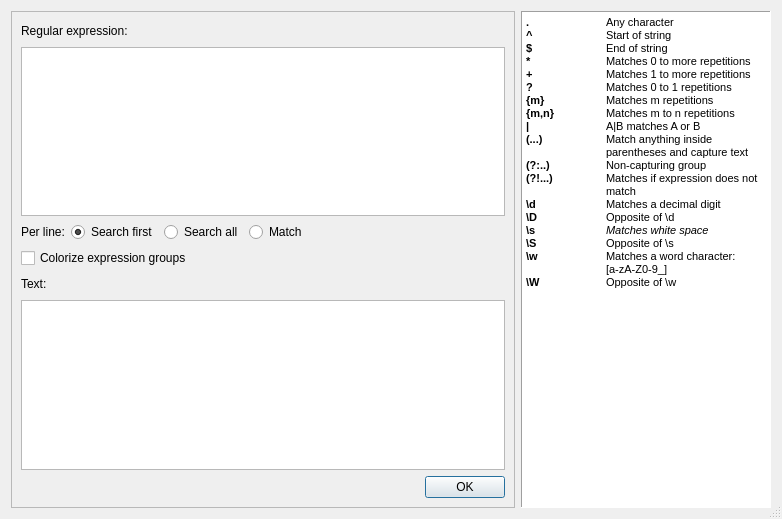
<?xml version="1.0" encoding="UTF-8"?>
<ui version="4.0">
 <class>RegExTesterDlg</class>
 <widget class="QDialog" name="RegExTesterDlg">
  <property name="geometry">
   <rect>
    <x>0</x>
    <y>0</y>
    <width>782</width>
    <height>519</height>
   </rect>
  </property>
  <property name="windowTitle">
   <string>Regular expression tester</string>
  </property>
  <property name="sizeGripEnabled">
   <bool>true</bool>
  </property>
  <layout class="QHBoxLayout" name="horizontalLayout_6">
   <item>
    <widget class="QFrame" name="frameReTester">
     <property name="frameShape">
      <enum>QFrame::StyledPanel</enum>
     </property>
     <property name="frameShadow">
      <enum>QFrame::Raised</enum>
     </property>
     <layout class="QVBoxLayout" name="verticalLayout">
      <item>
       <layout class="QHBoxLayout" name="horizontalLayout_2">
        <item>
         <widget class="QLabel" name="labelExpr">
          <property name="text">
           <string>Regular expression:</string>
          </property>
         </widget>
        </item>
        <item>
         <spacer name="horizontalSpacer_2">
          <property name="orientation">
           <enum>Qt::Horizontal</enum>
          </property>
          <property name="sizeHint" stdset="0">
           <size>
            <width>40</width>
            <height>20</height>
           </size>
          </property>
         </spacer>
        </item>
       </layout>
      </item>
      <item>
       <widget class="QTextEdit" name="textEditExpr"/>
      </item>
      <item>
       <layout class="QHBoxLayout" name="horizontalLayout_4">
        <item>
         <widget class="QLabel" name="label">
          <property name="text">
           <string>Per line:</string>
          </property>
         </widget>
        </item>
        <item>
         <widget class="QRadioButton" name="radioButtonSearch">
          <property name="text">
           <string>Search first</string>
          </property>
          <property name="checked">
           <bool>true</bool>
          </property>
         </widget>
        </item>
        <item>
         <widget class="QRadioButton" name="radioButtonSearchAll">
          <property name="text">
           <string>Search all</string>
          </property>
         </widget>
        </item>
        <item>
         <widget class="QRadioButton" name="radioButtonMatch">
          <property name="text">
           <string>Match</string>
          </property>
         </widget>
        </item>
        <item>
         <spacer name="horizontalSpacer_4">
          <property name="orientation">
           <enum>Qt::Horizontal</enum>
          </property>
          <property name="sizeHint" stdset="0">
           <size>
            <width>40</width>
            <height>20</height>
           </size>
          </property>
         </spacer>
        </item>
       </layout>
      </item>
      <item>
       <layout class="QHBoxLayout" name="horizontalLayout_5">
        <item>
         <widget class="QCheckBox" name="checkBoxColorizeGroups">
          <property name="text">
           <string>Colorize expression groups</string>
          </property>
         </widget>
        </item>
        <item>
         <spacer name="horizontalSpacer_5">
          <property name="orientation">
           <enum>Qt::Horizontal</enum>
          </property>
          <property name="sizeHint" stdset="0">
           <size>
            <width>40</width>
            <height>20</height>
           </size>
          </property>
         </spacer>
        </item>
       </layout>
      </item>
      <item>
       <layout class="QHBoxLayout" name="horizontalLayout_3">
        <item>
         <widget class="QLabel" name="labelText">
          <property name="text">
           <string>Text:</string>
          </property>
         </widget>
        </item>
        <item>
         <spacer name="horizontalSpacer_3">
          <property name="orientation">
           <enum>Qt::Horizontal</enum>
          </property>
          <property name="sizeHint" stdset="0">
           <size>
            <width>40</width>
            <height>20</height>
           </size>
          </property>
         </spacer>
        </item>
       </layout>
      </item>
      <item>
       <widget class="QTextEdit" name="textEditText">
        <property name="lineWrapMode">
         <enum>QTextEdit::NoWrap</enum>
        </property>
       </widget>
      </item>
      <item>
       <layout class="QHBoxLayout" name="horizontalLayout">
        <item>
         <spacer name="horizontalSpacer">
          <property name="orientation">
           <enum>Qt::Horizontal</enum>
          </property>
          <property name="sizeHint" stdset="0">
           <size>
            <width>208</width>
            <height>20</height>
           </size>
          </property>
         </spacer>
        </item>
        <item>
         <widget class="QPushButton" name="pushButtonOK">
          <property name="text">
           <string>OK</string>
          </property>
         </widget>
        </item>
       </layout>
      </item>
     </layout>
    </widget>
   </item>
   <item>
    <widget class="QTextEdit" name="textEditReHelp">
     <property name="maximumSize">
      <size>
       <width>250</width>
       <height>16777215</height>
      </size>
     </property>
     <property name="frameShape">
      <enum>QFrame::Panel</enum>
     </property>
     <property name="frameShadow">
      <enum>QFrame::Sunken</enum>
     </property>
     <property name="readOnly">
      <bool>true</bool>
     </property>
     <property name="html">
      <string>&lt;!DOCTYPE HTML PUBLIC &quot;-//W3C//DTD HTML 4.0//EN&quot; &quot;http://www.w3.org/TR/REC-html40/strict.dtd&quot;&gt;
&lt;html&gt;&lt;head&gt;&lt;meta name=&quot;qrichtext&quot; content=&quot;1&quot; /&gt;&lt;style type=&quot;text/css&quot;&gt;
p, li { white-space: pre-wrap; }
&lt;/style&gt;&lt;/head&gt;&lt;body style=&quot; font-family:'MS Shell Dlg 2'; font-size:8.25pt; font-weight:400; font-style:normal;&quot;&gt;
&lt;p style=&quot; margin-top:0px; margin-bottom:0px; margin-left:0px; margin-right:0px; -qt-block-indent:0; text-indent:0px;&quot;&gt;&lt;span style=&quot; font-family:'MS Shell Dlg 2'; font-weight:600;&quot;&gt;.	&lt;/span&gt;&lt;span style=&quot; font-family:'MS Shell Dlg 2';&quot;&gt;Any character&lt;/span&gt;&lt;/p&gt;
&lt;p style=&quot; margin-top:0px; margin-bottom:0px; margin-left:0px; margin-right:0px; -qt-block-indent:0; text-indent:0px;&quot;&gt;&lt;span style=&quot; font-family:'MS Shell Dlg 2'; font-weight:600;&quot;&gt;^	&lt;/span&gt;&lt;span style=&quot; font-family:'MS Shell Dlg 2';&quot;&gt;Start of string&lt;/span&gt;&lt;/p&gt;
&lt;p style=&quot; margin-top:0px; margin-bottom:0px; margin-left:0px; margin-right:0px; -qt-block-indent:0; text-indent:0px;&quot;&gt;&lt;span style=&quot; font-family:'MS Shell Dlg 2'; font-weight:600;&quot;&gt;$&lt;/span&gt;&lt;span style=&quot; font-family:'MS Shell Dlg 2';&quot;&gt;	End of string&lt;/span&gt;&lt;/p&gt;
&lt;p style=&quot; margin-top:0px; margin-bottom:0px; margin-left:0px; margin-right:0px; -qt-block-indent:0; text-indent:0px;&quot;&gt;&lt;span style=&quot; font-family:'MS Shell Dlg 2'; font-weight:600;&quot;&gt;*&lt;/span&gt;&lt;span style=&quot; font-family:'MS Shell Dlg 2';&quot;&gt;	Matches 0 to more repetitions&lt;/span&gt;&lt;/p&gt;
&lt;p style=&quot; margin-top:0px; margin-bottom:0px; margin-left:0px; margin-right:0px; -qt-block-indent:0; text-indent:0px;&quot;&gt;&lt;span style=&quot; font-family:'MS Shell Dlg 2'; font-weight:600;&quot;&gt;+&lt;/span&gt;&lt;span style=&quot; font-family:'MS Shell Dlg 2';&quot;&gt;	Matches 1 to more repetitions&lt;/span&gt;&lt;/p&gt;
&lt;p style=&quot; margin-top:0px; margin-bottom:0px; margin-left:0px; margin-right:0px; -qt-block-indent:0; text-indent:0px;&quot;&gt;&lt;span style=&quot; font-family:'MS Shell Dlg 2'; font-weight:600;&quot;&gt;?&lt;/span&gt;&lt;span style=&quot; font-family:'MS Shell Dlg 2';&quot;&gt;	Matches 0 to 1 repetitions&lt;/span&gt;&lt;/p&gt;
&lt;p style=&quot; margin-top:0px; margin-bottom:0px; margin-left:0px; margin-right:0px; -qt-block-indent:0; text-indent:0px;&quot;&gt;&lt;span style=&quot; font-family:'MS Shell Dlg 2'; font-weight:600;&quot;&gt;{m}&lt;/span&gt;&lt;span style=&quot; font-family:'MS Shell Dlg 2';&quot;&gt;	Matches m repetitions&lt;/span&gt;&lt;/p&gt;
&lt;p style=&quot; margin-top:0px; margin-bottom:0px; margin-left:0px; margin-right:0px; -qt-block-indent:0; text-indent:0px;&quot;&gt;&lt;span style=&quot; font-family:'MS Shell Dlg 2'; font-weight:600;&quot;&gt;{m,n}&lt;/span&gt;&lt;span style=&quot; font-family:'MS Shell Dlg 2';&quot;&gt;	Matches m to n repetitions&lt;/span&gt;&lt;/p&gt;
&lt;p style=&quot; margin-top:0px; margin-bottom:0px; margin-left:0px; margin-right:0px; -qt-block-indent:0; text-indent:0px;&quot;&gt;&lt;span style=&quot; font-family:'MS Shell Dlg 2'; font-weight:600;&quot;&gt;|	&lt;/span&gt;&lt;span style=&quot; font-family:'MS Shell Dlg 2';&quot;&gt;A|B matches A or B&lt;/span&gt;&lt;/p&gt;
&lt;p style=&quot; margin-top:0px; margin-bottom:0px; margin-left:0px; margin-right:0px; -qt-block-indent:0; text-indent:0px;&quot;&gt;&lt;span style=&quot; font-family:'MS Shell Dlg 2'; font-weight:600;&quot;&gt;(...)	&lt;/span&gt;&lt;span style=&quot; font-family:'MS Shell Dlg 2';&quot;&gt;Match anything inside &lt;/span&gt;&lt;/p&gt;
&lt;p style=&quot; margin-top:0px; margin-bottom:0px; margin-left:0px; margin-right:0px; -qt-block-indent:0; text-indent:0px;&quot;&gt;&lt;span style=&quot; font-family:'MS Shell Dlg 2';&quot;&gt;	parentheses and capture text&lt;/span&gt;&lt;/p&gt;
&lt;p style=&quot; margin-top:0px; margin-bottom:0px; margin-left:0px; margin-right:0px; -qt-block-indent:0; text-indent:0px;&quot;&gt;&lt;span style=&quot; font-family:'MS Shell Dlg 2'; font-weight:600;&quot;&gt;(?:..)	&lt;/span&gt;&lt;span style=&quot; font-family:'MS Shell Dlg 2';&quot;&gt;Non-capturing group&lt;/span&gt;&lt;/p&gt;
&lt;p style=&quot; margin-top:0px; margin-bottom:0px; margin-left:0px; margin-right:0px; -qt-block-indent:0; text-indent:0px;&quot;&gt;&lt;span style=&quot; font-family:'MS Shell Dlg 2'; font-weight:600;&quot;&gt;(?!...)	&lt;/span&gt;&lt;span style=&quot; font-family:'MS Shell Dlg 2';&quot;&gt;Matches if expression does not&lt;/span&gt;&lt;/p&gt;
&lt;p style=&quot; margin-top:0px; margin-bottom:0px; margin-left:0px; margin-right:0px; -qt-block-indent:0; text-indent:0px;&quot;&gt;&lt;span style=&quot; font-family:'MS Shell Dlg 2';&quot;&gt;	match&lt;/span&gt;&lt;/p&gt;
&lt;p style=&quot; margin-top:0px; margin-bottom:0px; margin-left:0px; margin-right:0px; -qt-block-indent:0; text-indent:0px;&quot;&gt;&lt;span style=&quot; font-family:'MS Shell Dlg 2'; font-weight:600;&quot;&gt;\d&lt;/span&gt;&lt;span style=&quot; font-family:'MS Shell Dlg 2';&quot;&gt;	Matches a decimal digit&lt;/span&gt;&lt;/p&gt;
&lt;p style=&quot; margin-top:0px; margin-bottom:0px; margin-left:0px; margin-right:0px; -qt-block-indent:0; text-indent:0px;&quot;&gt;&lt;span style=&quot; font-family:'MS Shell Dlg 2'; font-weight:600;&quot;&gt;\D	&lt;/span&gt;&lt;span style=&quot; font-family:'MS Shell Dlg 2';&quot;&gt;Opposite of \d&lt;/span&gt;&lt;/p&gt;
&lt;p style=&quot; margin-top:0px; margin-bottom:0px; margin-left:0px; margin-right:0px; -qt-block-indent:0; text-indent:0px;&quot;&gt;&lt;span style=&quot; font-family:'MS Shell Dlg 2'; font-weight:600;&quot;&gt;\s	&lt;/span&gt;&lt;span style=&quot; font-family:'MS Shell Dlg 2'; font-style:italic;&quot;&gt;Matches white space&lt;/span&gt;&lt;/p&gt;
&lt;p style=&quot; margin-top:0px; margin-bottom:0px; margin-left:0px; margin-right:0px; -qt-block-indent:0; text-indent:0px;&quot;&gt;&lt;span style=&quot; font-family:'MS Shell Dlg 2'; font-weight:600;&quot;&gt;\S	&lt;/span&gt;&lt;span style=&quot; font-family:'MS Shell Dlg 2';&quot;&gt;Opposite of \s&lt;/span&gt;&lt;/p&gt;
&lt;p style=&quot; margin-top:0px; margin-bottom:0px; margin-left:0px; margin-right:0px; -qt-block-indent:0; text-indent:0px;&quot;&gt;&lt;span style=&quot; font-family:'MS Shell Dlg 2'; font-weight:600;&quot;&gt;\w	&lt;/span&gt;&lt;span style=&quot; font-family:'MS Shell Dlg 2';&quot;&gt;Matches a word character: &lt;/span&gt;&lt;/p&gt;
&lt;p style=&quot; margin-top:0px; margin-bottom:0px; margin-left:0px; margin-right:0px; -qt-block-indent:0; text-indent:0px;&quot;&gt;&lt;span style=&quot; font-family:'Courier New'; font-size:8pt;&quot;&gt;	[a-zA-Z0-9_]&lt;/span&gt;&lt;/p&gt;
&lt;p style=&quot; margin-top:0px; margin-bottom:0px; margin-left:0px; margin-right:0px; -qt-block-indent:0; text-indent:0px;&quot;&gt;&lt;span style=&quot; font-family:'MS Shell Dlg 2'; font-weight:600;&quot;&gt;\W	&lt;/span&gt;&lt;span style=&quot; font-family:'MS Shell Dlg 2';&quot;&gt;Opposite of \w&lt;/span&gt;&lt;/p&gt;&lt;/body&gt;&lt;/html&gt;</string>
     </property>
    </widget>
   </item>
  </layout>
 </widget>
 <resources/>
 <connections>
  <connection>
   <sender>textEditExpr</sender>
   <signal>textChanged()</signal>
   <receiver>RegExTesterDlg</receiver>
   <slot>exprTextChanged()</slot>
   <hints>
    <hint type="sourcelabel">
     <x>271</x>
     <y>85</y>
    </hint>
    <hint type="destinationlabel">
     <x>265</x>
     <y>248</y>
    </hint>
   </hints>
  </connection>
  <connection>
   <sender>pushButtonOK</sender>
   <signal>clicked()</signal>
   <receiver>RegExTesterDlg</receiver>
   <slot>accept()</slot>
   <hints>
    <hint type="sourcelabel">
     <x>484</x>
     <y>491</y>
    </hint>
    <hint type="destinationlabel">
     <x>271</x>
     <y>258</y>
    </hint>
   </hints>
  </connection>
  <connection>
   <sender>radioButtonMatch</sender>
   <signal>clicked()</signal>
   <receiver>RegExTesterDlg</receiver>
   <slot>setModeMatch()</slot>
   <hints>
    <hint type="sourcelabel">
     <x>388</x>
     <y>144</y>
    </hint>
    <hint type="destinationlabel">
     <x>236</x>
     <y>196</y>
    </hint>
   </hints>
  </connection>
  <connection>
   <sender>radioButtonSearch</sender>
   <signal>clicked()</signal>
   <receiver>RegExTesterDlg</receiver>
   <slot>setModeSearchFirst()</slot>
   <hints>
    <hint type="sourcelabel">
     <x>84</x>
     <y>144</y>
    </hint>
    <hint type="destinationlabel">
     <x>236</x>
     <y>196</y>
    </hint>
   </hints>
  </connection>
  <connection>
   <sender>radioButtonSearchAll</sender>
   <signal>clicked()</signal>
   <receiver>RegExTesterDlg</receiver>
   <slot>setModeSearchAll()</slot>
   <hints>
    <hint type="sourcelabel">
     <x>236</x>
     <y>144</y>
    </hint>
    <hint type="destinationlabel">
     <x>236</x>
     <y>196</y>
    </hint>
   </hints>
  </connection>
  <connection>
   <sender>checkBoxColorizeGroups</sender>
   <signal>clicked(bool)</signal>
   <receiver>RegExTesterDlg</receiver>
   <slot>checkColorizeGroups(bool)</slot>
   <hints>
    <hint type="sourcelabel">
     <x>102</x>
     <y>192</y>
    </hint>
    <hint type="destinationlabel">
     <x>236</x>
     <y>196</y>
    </hint>
   </hints>
  </connection>
 </connections>
 <slots>
  <slot>exprTextChanged()</slot>
  <slot>setModeSearchFirst()</slot>
  <slot>setModeSearchAll()</slot>
  <slot>setModeMatch()</slot>
  <slot>checkColorizeGroups(bool)</slot>
 </slots>
</ui>
